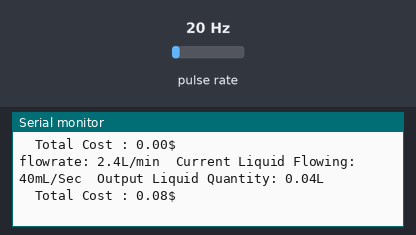
Simulated run of this sketch. Board: ESP32. Shown: the last lines printed to the serial monitor. Wiring (inferred from the names in the program): pulse sensor: data GPIO 27. The test bench sets the inputs (shaded band); at power-on: pulse rate 20 Hz. WiFi joins after 1.5 s; servers stay silent unless stated.

Above: at 3.0 s.
3.1 s: pulse rate (sensor on GPIO 27) set to 4 Hz
At 4.4 s:
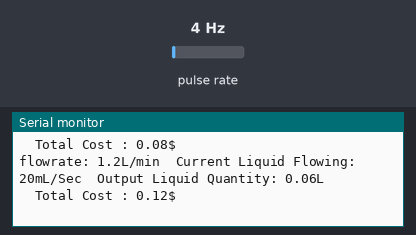
4.6 s: pulse rate (sensor on GPIO 27) set to 50 Hz
At 5.6 s:
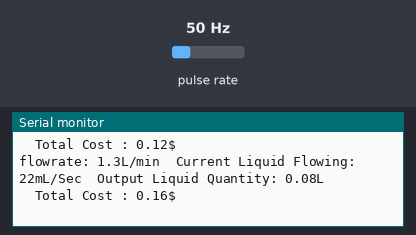
Timing chart, 0 to 7.6 s (numbered marks = the images above; inputs shaded):
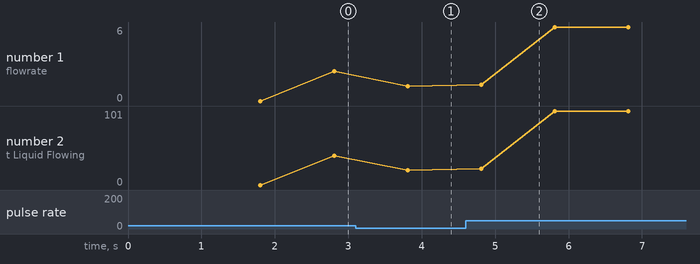

The sketch:

code_for_Water_flow_sensor_with_blynk_2.0_IOT_project.ino
```cpp
/*

  Blynk Flow Sensor Water Meter- Calculates Total Water Consumption.

  Original Source: https://github.com/pkarun/Blynk-Flow-Sensor-Water-Meter
  in code from original source was copatible only in Blynk 1.0, so i just modified some of line codes
  that compatible with Blynk 2.0 as current version.
*/

#define BLYNK_PRINT Serial           // Uncomment for debugging

#include "settings.h"
#include "secret.h"                   // <<--- UNCOMMENT this before you use and change values on config.h tab
#include <WiFi.h>
#include <WiFiClient.h>
#include <BlynkSimpleEsp32.h>

#include <ESPmDNS.h>  // For OTA with ESP32
#include <WiFiUdp.h>  // For OTA
#include <ArduinoOTA.h>  // For OTA

BlynkTimer timer;

volatile long pulseCount = 0;
float flowRate;
unsigned int flowMilliLitres;
unsigned long totalMilliLitres;
float totalLitres;
float totalLitresold;
float cost;
unsigned long oldTime;


BLYNK_CONNECTED() { // runs once at device startup, once connected to server.

  Blynk.syncVirtual(VPIN_TOTAL_LITERS); //gets last know value of V1 virtual pin

}


// Restores last know value of V1 virtual pin which we got it from blynk server
BLYNK_WRITE(VPIN_TOTAL_LITERS)
{
  totalLitresold = param.asFloat();

}

BLYNK_WRITE(VPIN_RESET) {  // reset all data with button in PUSH mode on virtual pin V4
  int resetdata = param.asInt();
  if (resetdata == 0) {
    Serial.println("Clearing Data");
    Blynk.virtualWrite(VPIN_TOTAL_LITERS, 0);
    Blynk.virtualWrite(VPIN_FLOW_RATE, 0);
    Blynk.virtualWrite(VPIN_COST, 0);

    flowRate = 0;
    flowMilliLitres = 0;
    totalMilliLitres = 0;
    totalLitres = 0;
    totalLitresold = 0;
    cost = 0;

  }
}


void pulseCounter()
{
  pulseCount++;
}

void flow()
{

  if ((millis() - oldTime) > 1000)   // Only process counters once per second
  {
    detachInterrupt(PULSE_PIN);
    flowRate = ((1000.0 / (millis() - oldTime)) * pulseCount) / FLOW_CALIBRATION;
    oldTime = millis();
    flowMilliLitres = (flowRate / 60) * 1000;
    totalMilliLitres += flowMilliLitres;
    totalLitres = totalLitresold + totalMilliLitres * 0.001;
    cost = (totalLitres / 1000)* 2000;
    unsigned int frac;

    // Print the flow rate for this second in liters / minute
    Serial.print("flowrate: ");
    Serial.print(int(flowRate));  // Print the integer part of the variable

    Serial.print(".");             // Print the decimal point
    frac = (flowRate - int(flowRate)) * 10; // Determine the fractional part. The 10 multiplier gives us 1 decimal place.
    Serial.print(frac, DEC) ;      // Print the fractional part of the variable
    Serial.print("L/min");

    Serial.print("  Current Liquid Flowing: ");  // Print the number of liters flowed in this second
    Serial.print(flowMilliLitres);
    Serial.print("mL/Sec");

    Serial.print("  Output Liquid Quantity: ");  // Print the cumulative total of liters flowed since starting
    Serial.print(totalLitres);
    Serial.println("L");

    Serial.print("  Total Cost : ");  // Print the cumulative total of cost since starting
    Serial.print(cost);
    Serial.println("$");

    pulseCount = 0;  // Reset the pulse counter so we can start incrementing again

    attachInterrupt(PULSE_PIN, pulseCounter, FALLING);    // Enable the interrupt again now that we've finished sending output
  }

}

void sendtoBlynk()  // In this function we are sending values to blynk server
{
  Blynk.virtualWrite(VPIN_TOTAL_LITERS, totalLitres);          // Total water consumption in liters (L)
  Blynk.virtualWrite(VPIN_FLOW_RATE, flowRate);            // Displays the flow rate for this second in liters / minute (L/min)
  //  Blynk.virtualWrite(VPIN_FLOW_RATE, flowMilliLitres);  // Displays the number of liters flowed in second (mL/Sec)
  Blynk.virtualWrite(VPIN_COST, cost); // Total cost of water consumption in liters (Rp)
}

void setup()
{
  Serial.begin(57600);
  Blynk.begin(AUTH, WIFI_SSID, WIFI_PASS);
  ArduinoOTA.setHostname(OTA_HOSTNAME);  // For OTA - Use your own device identifying name
  ArduinoOTA.begin();  // For OTA

  pulseCount        = 0;
  flowRate          = 0.0;
  flowMilliLitres   = 0;
  totalMilliLitres  = 0;
  cost              = 0;
  oldTime           = 0;
  totalLitresold    = 0;

  pinMode(PULSE_PIN, INPUT);  // Initialization of the variable "PULSE_PIN" as INPUT (D2 pin)

  attachInterrupt(PULSE_PIN, pulseCounter, FALLING);

  timer.setInterval(10000L, sendtoBlynk); // send values blynk server every 10 sec

}


void loop()
{

  Blynk.run();
  ArduinoOTA.handle();  // For OTA
  timer.run();
  flow();

}
```

secret.h
```cpp
////////////////////////////////////////////////////////////
//             Secret Configuration                      //
//////////////////////////////////////////////////////////


/***************************************************
         Blynk Settings
 **************************************************/
#define BLYNK_TEMPLATE_ID "your_Blynk_id_template"
#define BLYNK_DEVICE_NAME "your device name"
#define AUTH "your_AUTH_token"                            // You should get Auth Token in the Blynk App.

/***************************************************
          WiFi Settings
 **************************************************/

#define WIFI_SSID "your_ssid_name"
#define WIFI_PASS "your_password_ssid_name"

/***************************************************
          Server Settings
 **************************************************/

#define SERVER "188.166.206.43:"                                 // Comment-out if use Blynk hosted cloud service

#define PORT 8080
```

settings.h
```cpp
                           /////////////////////////////////////////////////////////////////
                          //                           Settings                          //
                         /////////////////////////////////////////////////////////////////


/***************************************************
 *      Hardware Settings
 **************************************************/

#define PULSE_PIN 27  //gpio4


/***************************************************
 *        Variable Settings
 **************************************************/

#define FLOW_CALIBRATION 8.2  // you can calibrate with your own self


/***************************************************
 *        Blynk Virtual Pin Assignment
 **************************************************/

#define VPIN_TOTAL_LITERS       V1
#define VPIN_FLOW_RATE          V0
#define VPIN_FLOW_MILLI_LITERS  V3    // you can choose anathor Virtual pins as you want in your blynk app
#define VPIN_RESET              V2
#define VPIN_COST               V4

/***************************************************
 *        Server Settings
 **************************************************/

#define OTA_HOSTNAME "Test Flow Sensor Water Meter"
```

Measured:
- after the input at 3.1 s, the serial monitor: prints a new line after 0.71 s (image 1)
- after the input at 4.6 s, the serial monitor: prints a new line after 0.21 s (image 2)
- plotted number 1: 2.4 → 1.2 after the input at 3.1 s, 1.2 → 5.9 after the input at 4.6 s
- plotted number 2: 40 → 20 after the input at 3.1 s, 20 → 99 after the input at 4.6 s
